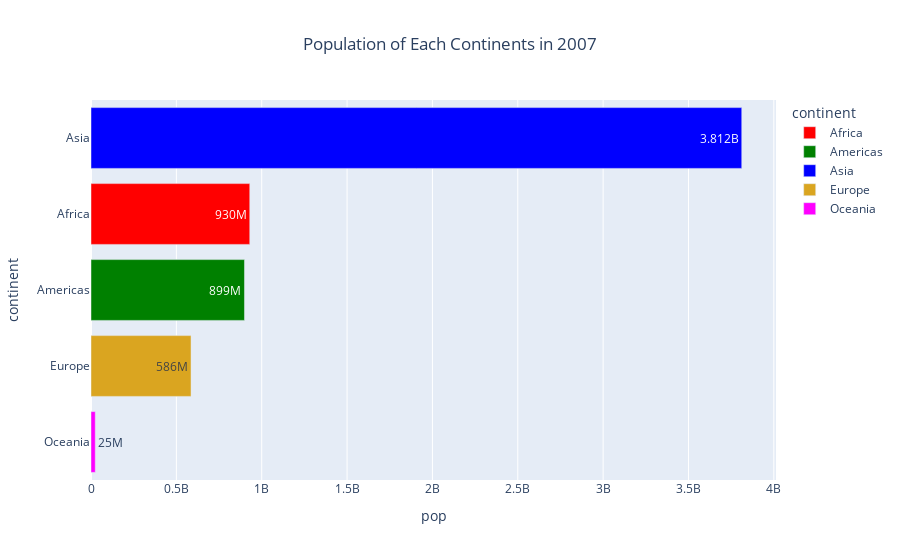

Write notebook code for a chart like this one.
### Code cell
# YOUR CODE HERE
df_2007_new = df_2007.groupby('continent').sum().round(-6)
fig = px.bar(df_2007_new, x="pop", y=df_2007_new.index, color=df_2007_new.index, text_auto=True,
            color_discrete_sequence=["red", "green", "blue", "goldenrod", "magenta"],
            orientation='h', title='Population of Each Continents in 2007')
fig.update_layout(title_x=0.5)
fig.update_yaxes(categoryorder='total ascending')
#fig.update_layout(yaxis={'categoryorder':'total ascending'}) also works
fig.show()

### Figure 1 — Plotly figure (JSON) as saved in the notebook; plotly's stock layout.template omitted (floating-point values rounded to 4 significant figures)
{"data": [{"alignmentgroup": "True", "hovertemplate": "continent=%{y}<br>pop=%{x}<extra></extra>", "legendgroup": "Africa", "marker": {"color": "red", "pattern": {"shape": ""}}, "name": "Africa", "offsetgroup": "Africa", "orientation": "h", "showlegend": true, "textposition": "auto", "texttemplate": "%{x}", "type": "bar", "x": [930000000], "xaxis": "x", "y": ["Africa"], "yaxis": "y"}, {"alignmentgroup": "True", "hovertemplate": "continent=%{y}<br>pop=%{x}<extra></extra>", "legendgroup": "Americas", "marker": {"color": "green", "pattern": {"shape": ""}}, "name": "Americas", "offsetgroup": "Americas", "orientation": "h", "showlegend": true, "textposition": "auto", "texttemplate": "%{x}", "type": "bar", "x": [899000000], "xaxis": "x", "y": ["Americas"], "yaxis": "y"}, {"alignmentgroup": "True", "hovertemplate": "continent=%{y}<br>pop=%{x}<extra></extra>", "legendgroup": "Asia", "marker": {"color": "blue", "pattern": {"shape": ""}}, "name": "Asia", "offsetgroup": "Asia", "orientation": "h", "showlegend": true, "textposition": "auto", "texttemplate": "%{x}", "type": "bar", "x": [3812000000], "xaxis": "x", "y": ["Asia"], "yaxis": "y"}, {"alignmentgroup": "True", "hovertemplate": "continent=%{y}<br>pop=%{x}<extra></extra>", "legendgroup": "Europe", "marker": {"color": "goldenrod", "pattern": {"shape": ""}}, "name": "Europe", "offsetgroup": "Europe", "orientation": "h", "showlegend": true, "textposition": "auto", "texttemplate": "%{x}", "type": "bar", "x": [586000000], "xaxis": "x", "y": ["Europe"], "yaxis": "y"}, {"alignmentgroup": "True", "hovertemplate": "continent=%{y}<br>pop=%{x}<extra></extra>", "legendgroup": "Oceania", "marker": {"color": "magenta", "pattern": {"shape": ""}}, "name": "Oceania", "offsetgroup": "Oceania", "orientation": "h", "showlegend": true, "textposition": "auto", "texttemplate": "%{x}", "type": "bar", "x": [25000000], "xaxis": "x", "y": ["Oceania"], "yaxis": "y"}], "layout": {"barmode": "relative", "legend": {"title": {"text": "continent"}, "tracegroupgap": 0}, "title": {"text": "Population of Each Continents in 2007", "x": 0.5}, "xaxis": {"anchor": "y", "domain": [0, 1], "title": {"text": "pop"}}, "yaxis": {"anchor": "x", "categoryarray": ["Oceania", "Europe", "Asia", "Americas", "Africa"], "categoryorder": "total ascending", "domain": [0, 1], "title": {"text": "continent"}}}}
